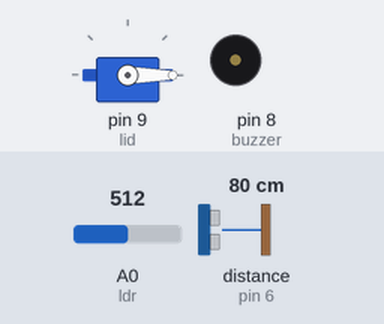
Recording of a sketch running on a simulated Arduino Uno, built with avr-gcc and run on an emulated ATmega328P. On the bench: servo, buzzer (waves = sounding, pin HIGH). Wiring (inferred from the names in the program): ultrasonic range finder: trigger pin 7; echo pin 6. The inputs (shaded band) are chosen by the test bench; at power-on: distance to the obstacle (sensor on pin 6) 80 cm, A0 (ldr) = 512. The echo pulse lasts 58.3 µs per cm; pins used as bus, display or sensor lines are not drawn.

Above: at 1.2 s.
1.3 s: distance to the obstacle (sensor on pin 6) set to 22 cm
2.8 s: distance to the obstacle (sensor on pin 6) set to 19 cm
At 4.0 s:
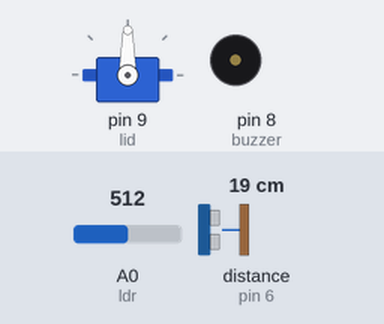
4.3 s: A0 (ldr) set to 312
5.8 s: A0 (ldr) set to 288
At 6.3 s:
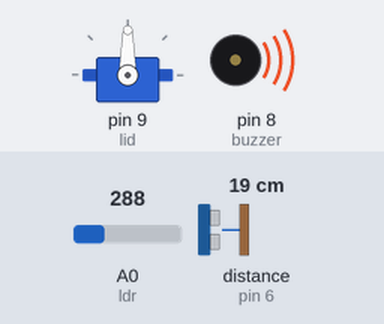
7.3 s: distance to the obstacle (sensor on pin 6) set to 35 cm
At 7.6 s:
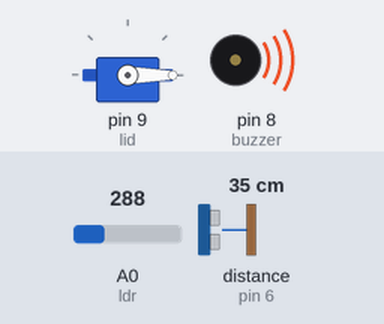
8.8 s: distance to the obstacle (sensor on pin 6) set to 2 cm
At 9.8 s:
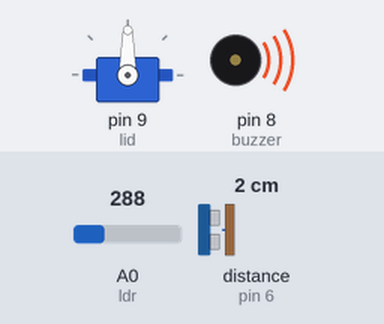
Timing chart, 0 to 11.3 s (numbered marks = the images above; inputs shaded):
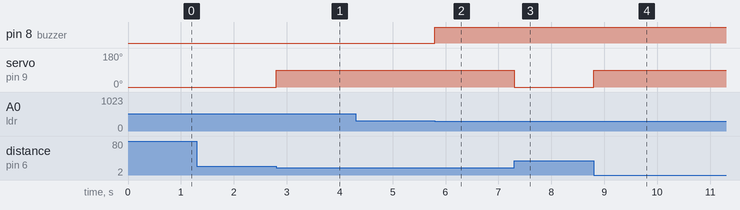

Measured:
- the behaviour switches between 21 and 20 cm on distance to the obstacle (sensor on pin 6) (found by bisection; images 0 and 1)
- the behaviour switches between 300 and 299 on A0 (ldr) (found by bisection; images 1 and 2)
- after the input at 1.3 s, every drawn part: stays the same
- after the input at 2.8 s, servo on pin 9 (lid): 0° → 90° at once
- after the input at 4.3 s, every drawn part: stays the same
- after the input at 5.8 s, pin 8 (buzzer): LOW → HIGH at once
- after the input at 7.3 s, servo on pin 9 (lid): 90° → 0° at once
- after the input at 8.8 s, servo on pin 9 (lid): 0° → 90° at once

The sketch:

sketch.ino
```cpp
#include <Servo.h>

Servo lid;

int trig = 7;
int echo = 6;
int ldr = A0;
int buzzer = 8;

void setup() {
  pinMode(trig, OUTPUT);
  pinMode(echo, INPUT);
  pinMode(buzzer, OUTPUT);

  lid.attach(9);
  lid.write(0);
}

void loop() {
  digitalWrite(trig, LOW);
  delayMicroseconds(2);

  digitalWrite(trig, HIGH);
  delayMicroseconds(10);

  digitalWrite(trig, LOW);

  long duration = pulseIn(echo, HIGH);
  int distance = duration * 0.034 / 2;

  int light = analogRead(ldr);

  if (distance < 20) {
    lid.write(90);
  }
  else {
    lid.write(0);
  }

  if (light < 300) {
    digitalWrite(buzzer, HIGH);
  }
  else {
    digitalWrite(buzzer, LOW);
  }
}
```
